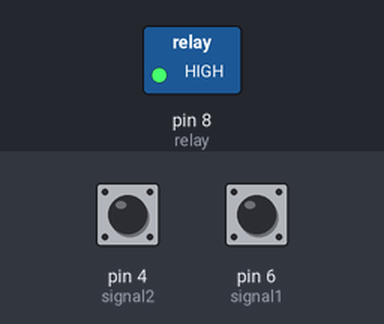
Recording of a sketch running on a simulated Arduino Uno, built with avr-gcc and run on an emulated ATmega328P. Parts: switched loads named in the sketch (green lamp = pin HIGH). Inputs (shaded band) come from the test bench; at power-on: pin 6 (signal1) HIGH, pin 4 (signal2) HIGH.

Above: at 1.2 s.
1.3 s: pin 6 (signal1) pulled LOW for 0.15 s
At 1.37 s:
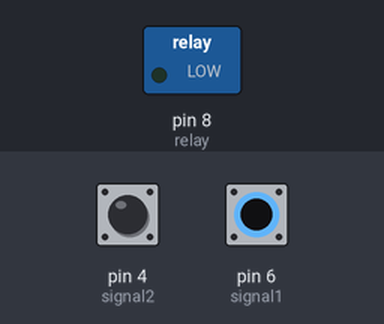
2.9 s: pin 6 (signal1) pulled LOW for 3.2 s
At 7.1 s:
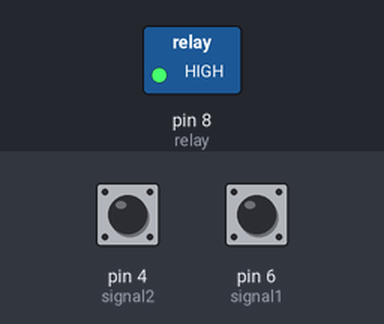
Timing chart, 0 to 8.6 s (numbered marks = the images above; inputs shaded):
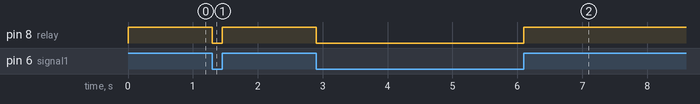

The sketch:

Home_WaterPump_Automation.ino
```cpp
int signal1=6;
int signal2=4;
int relay=8,c=1;
//signal1 for higher pin in PVC and signal2 for lower pin in PVC
//c=0 -> Condition-> Emptying ----- c=1-> Condition->Filling
//RELAY - Normally Open
void setup()
{
  Serial.begin(9600);

  pinMode(signal1,INPUT_PULLUP);
  pinMode(signal2,INPUT_PULLUP);
  pinMode(relay,OUTPUT);

}
void loop()
{
  if(digitalRead(signal1)==LOW && digitalRead(signal2)==LOW)//LOW means shorted else not
  {
    digitalWrite(relay,LOW);//Turning off the pump
    c=0;
  }
  else if(digitalRead(signal1)==HIGH && digitalRead(signal2)==LOW)
  {
    if(c==0)
    digitalWrite(relay,LOW);//Keeping the pump off
    else
    digitalWrite(relay,HIGH);//Keeping the pump ON
  }
  else if(digitalRead(signal1)==HIGH && digitalRead(signal2)==HIGH)
  {
    digitalWrite(relay,HIGH);//Turning ON the relay
    c=1;
  }
  else
  digitalWrite(relay,LOW);//Keeping the relay OFF as there is no other option


}
```

Measured:
- after the input at 1.3 s, pin 8 (relay): HIGH → LOW at once, → HIGH 0.15 s later
- after the input at 2.9 s, pin 8 (relay): HIGH → LOW at once, → HIGH 3.2 s later
